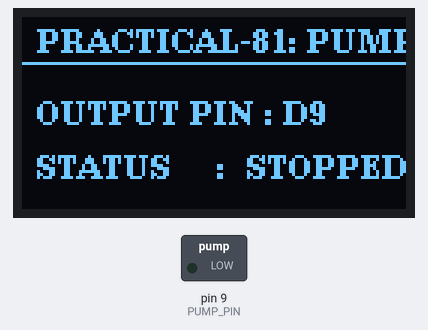
Recording of a sketch running on a simulated Arduino Uno, built with avr-gcc and run on an emulated ATmega328P. Parts: 128×64 one-colour display, switched loads named in the sketch (green lamp = pin HIGH). What the sketch prints to the serial monitor is not drawn.

Above: at 1.0 s.
At 3.1 s:
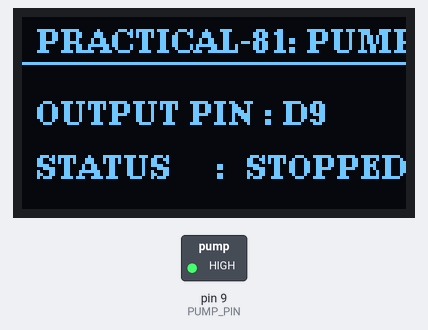
At 3.8 s:
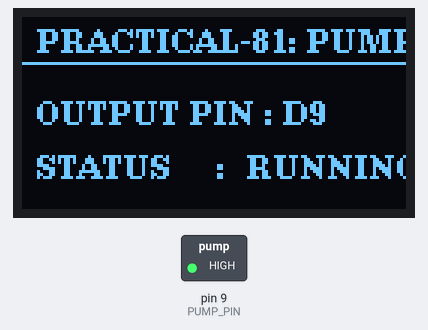
At 6.1 s:
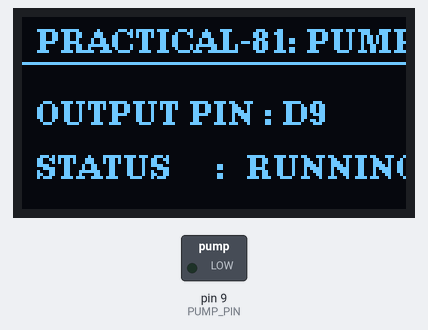
Timing chart, 0 to 40.0 s (numbered marks = the images above):
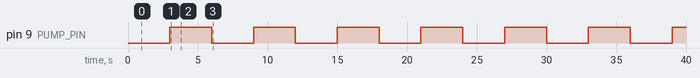

The sketch:

Practical_81.ino
```cpp
/*
==================================================
Day 41 | Practical-81: Control Pump Output
Board  : Young Engineer Board
Hardware:
  - Pump Driver Pin: D9
  - Display        : 0.96" I2C OLED (U8g2 - RAM Safe)
Baud Rate: 9600
==================================================
*/

#include <Wire.h>
#include <U8g2lib.h>

// 1. PIN DEFINITION
#define PUMP_PIN 9 // Dedicated Pump control output

// 2. RAM-SAFE OLED CONSTRUCTOR (Takes only 128 bytes RAM)
U8G2_SSD1306_128X64_NONAME_1_HW_I2C u8g2(U8G2_R0, /* reset=*/ U8X8_PIN_NONE);

// 3. TIMING VARIABLES (Non-blocking)
const unsigned long INTERVAL_MS = 3000; // 3 seconds ON, 3 seconds OFF
unsigned long lastToggleTime = 0;
bool pumpState = false;

//-------------------------------------------
void updateDisplay() {
  u8g2.firstPage();
  do {
    u8g2.setFont(u8g2_font_ncenB08_tr);
    u8g2.drawStr(5, 12, "PRACTICAL-81: PUMP");
    u8g2.drawHLine(0, 15, 128);

    u8g2.drawStr(5, 36, "OUTPUT PIN : D9");

    u8g2.drawStr(5, 54, "STATUS     :");
    if (pumpState) {
      u8g2.drawStr(75, 54, "RUNNING");
    } else {
      u8g2.drawStr(75, 54, "STOPPED");
    }
  } while (u8g2.nextPage());
}

//-------------------------------------------
void setup() {
  Serial.begin(9600);
  delay(100);

  pinMode(PUMP_PIN, OUTPUT);
  digitalWrite(PUMP_PIN, LOW); // Start safely with pump OFF

  u8g2.begin();

  Serial.println(F("========================================"));
  Serial.println(F(" DAY 41 | PRACTICAL-81: CONTROL PUMP    "));
  Serial.println(F("========================================"));
  Serial.println(F("Configured: Pump Pin = D9"));

  updateDisplay();
}

//-------------------------------------------
void loop() {
  if (millis() - lastToggleTime >= INTERVAL_MS) {
    lastToggleTime = millis();
    pumpState = !pumpState;

    digitalWrite(PUMP_PIN, pumpState ? HIGH : LOW);

    updateDisplay();

    Serial.print(F("Pump State: "));
    Serial.println(pumpState ? F("ON (Running)") : F("OFF (Idle)"));
  }
}
```

Measured:
- by itself, pin 9 (PUMP_PIN): alternates HIGH for 3.0 s and LOW for 3.0 s
- by itself, everything shown: repeats every 6.0 s, in 4 steps
- what the display in image 0 shows lasts 2.7 s, from 1.0 s to 3.7 s
